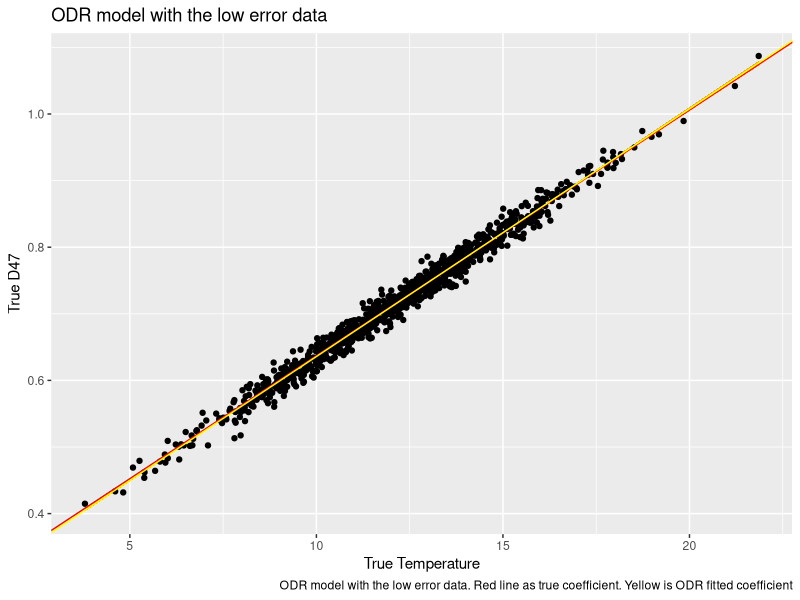
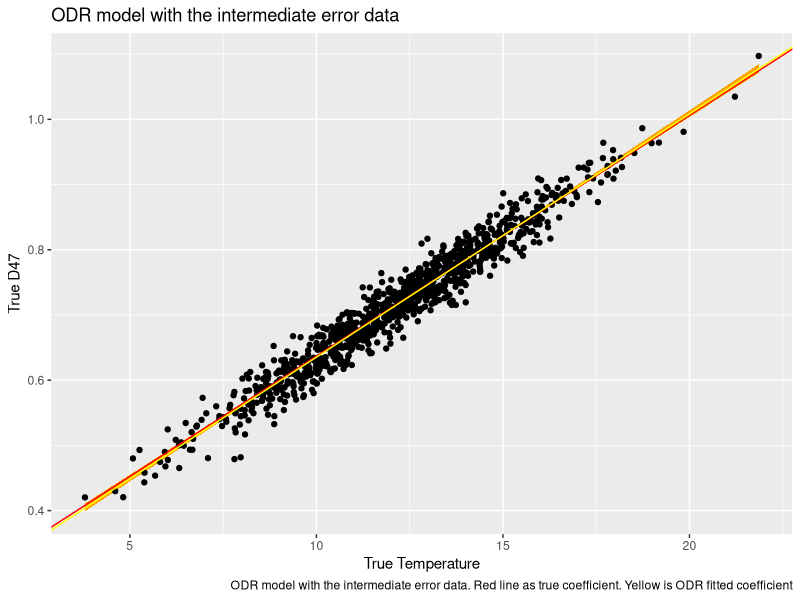
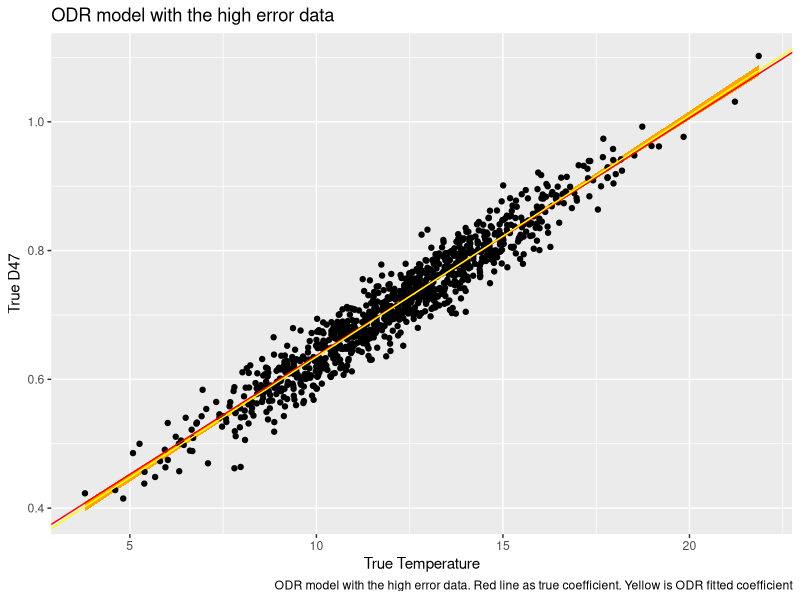

Recreate these plots in R, in order.
## ---- chunk 1
knitr::opts_chunk$set(echo = TRUE, warning = FALSE, message = FALSE)

library(tidyverse)
library(knitr)
library(ggplot2)
library(pracma)
library(boot)
## ---- chunk 2
data_low <- read_csv("../Data/Dataset_S1_Mar8.csv")
data_intermediate <- read_csv("../Data/Dataset_S2_Mar8.csv")
data_high <- read_csv("../Data/Dataset_S3_Mar8.csv")
## ---- chunk 3
# https://www.statmethods.net/advstats/bootstrapping.html
# Boot library docs
# calculate the Intercept
ODR_boot <- function(data, indices) {
  d <- data[indices,]                   # allows boot to select sample
  mark <- sample(                       # Mark for train-test
    c(rep(0, 0.7*nrow(d)), 
    c(rep(1, 0.3*nrow(d)))))      
  train <- d[mark == 0,]                # train data
  test <- d[mark == 1,]                 # test data
  fit <- odregress(train$Temperature, train$D47)        # the OLS model
  Slope <- fit$coef[1]
  Intercept <- fit$coef[2]
  train_MSE <- mean((train$D47 - (train$Temperature * Slope + Intercept))^2)    # Train set MSE
  test_MSE <- mean((test$D47 - (test$Temperature * Slope + Intercept))^2)# Test set MSE
  return(c(Intercept, Slope, train_MSE, test_MSE))                    # get intercept
}

# The OLS function with bootstrapping
ODR <- function(seed, statistic, dataSet, replicate){
  set.seed(seed)
  results <- boot(data = dataSet,
                  statistic = statistic,
                  R = replicate)
  
  CI_Intecept <- boot.ci(results, type="bca", index=1)
  Intercept_names <- c("Median Intercept", "Intercept Std. Error", "2.5%", "92.5%")
  Intercept_values <- c(median(results$t[,1]), sd(results$t[,1]), CI_Intecept$bca[4], CI_Intecept$bca[5])
  names(Intercept_values) <- Intercept_names
  
  CI_Slope <- boot.ci(results, type="bca", index=2)
  Slope_names <- c("Median Slope", "Slope Std. Error", "2.5%", "92.5%")
  Slope_values <- c(median(results$t[,2]), sd(results$t[,2]), CI_Slope$bca[4], CI_Slope$bca[5])
  names(Slope_values) <- Slope_names
  
  MSE_names <- c("Median Train MSE", "Median Test MSE")
  MSE_values <- c(median(results$t[,3]), median(results$t[,4]))
  names(MSE_values) <- MSE_names
  
  
  Intercept_values %>% kable()
  Slope_values %>% kable()
  MSE_values %>% kable()
  
  return (c(Intercept_values, Slope_values, MSE_values))
}

# create data visualization
createPlot <- function(data, result, title, caption) {
  data %>% 
    ggplot(aes(x = x_TRUE, y=y_TRUE)) + 
    geom_ribbon(aes(ymin = result[7] * x_TRUE + result[4] , ymax = result[8] * x_TRUE + result[3]), fill = "orange") +
    geom_point() +
    geom_abline(slope = 0.0369, intercept = 0.268, color = 'red') +
    geom_abline(slope = result[5], intercept = result[1], color = 'yellow') + 
    labs(title = title,
         caption = caption) + 
    xlab("True Temperature") + 
    ylab("True D47")
}

## ---- chunk 4
result_low <- ODR(1234, ODR_boot, data_low, 1000)

rbind(result_low) %>% kable()
## ---- chunk 5
createPlot(data_low, 
           result_low, 
           "ODR model with the low error data", 
           "ODR model with the low error data. Red line as true coefficient. Yellow is ODR fitted coefficient")

## ---- chunk 6
result_intermediate <- ODR(1234, ODR_boot, data_intermediate, 1000)

rbind(result_intermediate) %>% kable()
## ---- chunk 7
createPlot(data_intermediate, 
           result_intermediate, 
           "ODR model with the intermediate error data", 
           "ODR model with the intermediate error data. Red line as true coefficient. Yellow is ODR fitted coefficient")
## ---- chunk 8
result_high <- ODR(1234, ODR_boot, data_high, 1000)

rbind(result_high) %>% kable()
## ---- chunk 9
createPlot(data_high, 
           result_high, 
           "ODR model with the high error data", 
           "ODR model with the high error data. Red line as true coefficient. Yellow is ODR fitted coefficient")
## ---- chunk 10
rbind(result_low, result_intermediate, result_high) %>% kable()
